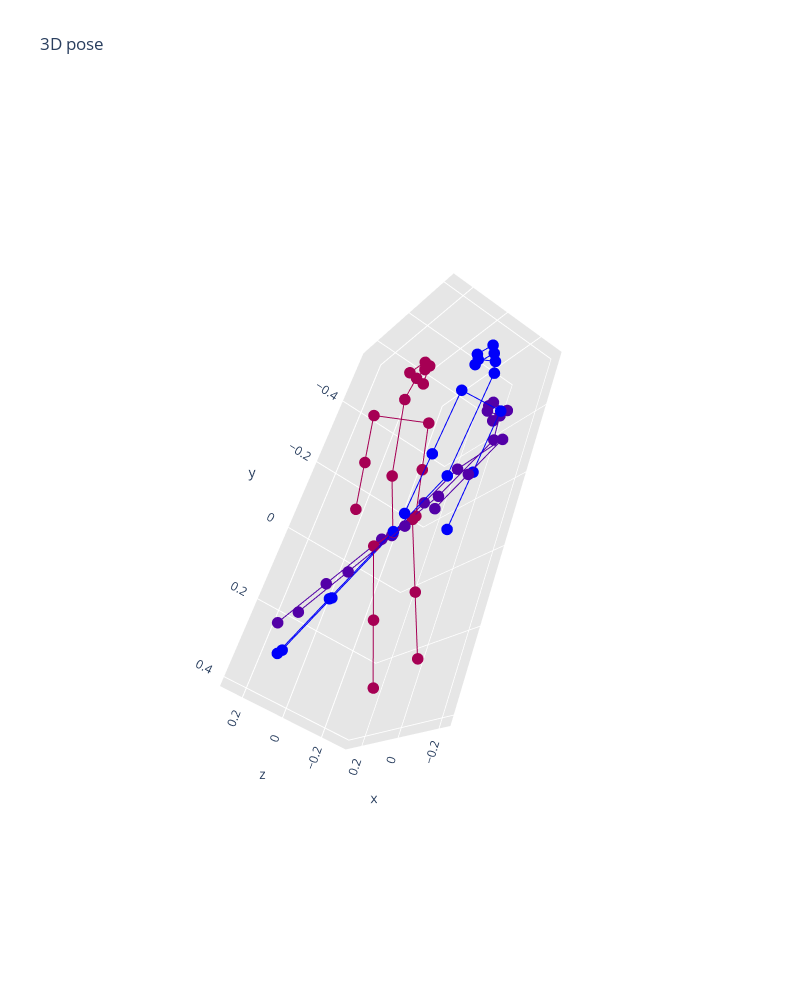

The notebook cell saved with this chart:
### Code cell
go.Figure(vs.plot(preds_1[5::2]))

### Figure 1 — Plotly figure (JSON) as saved in the notebook; plotly's stock layout.template omitted (floating-point values rounded to 4 significant figures)
{"data": [{"line": {"color": "#0000FA", "width": 2}, "marker": {"color": "#0000FA", "size": 4}, "type": "scatter3d", "x": [-0.1471, -0.1991], "y": [-0.4491, -0.4758], "z": [-0.00315, -0.03928]}, {"line": {"color": "#0000FA", "width": 2}, "marker": {"color": "#0000FA", "size": 4}, "type": "scatter3d", "x": [-0.1471, -0.1529], "y": [-0.4491, -0.4761], "z": [-0.00315, 0.007139]}, {"line": {"color": "#0000FA", "width": 2}, "marker": {"color": "#0000FA", "size": 4}, "type": "scatter3d", "x": [-0.1471, -0.1382], "y": [-0.4491, -0.4744], "z": [-0.00315, -0.01519]}, {"line": {"color": "#0000FA", "width": 2}, "marker": {"color": "#0000FA", "size": 4}, "type": "scatter3d", "x": [-0.1529, -0.2217], "y": [-0.4761, -0.4783], "z": [0.007139, -0.004987]}, {"line": {"color": "#0000FA", "width": 2}, "marker": {"color": "#0000FA", "size": 4}, "type": "scatter3d", "x": [-0.1382, -0.1766], "y": [-0.4744, -0.4733], "z": [-0.01519, -0.07357]}, {"line": {"color": "#0000FA", "width": 2}, "marker": {"color": "#0000FA", "size": 4}, "type": "scatter3d", "x": [-0.1991, -0.2264], "y": [-0.4758, -0.4054], "z": [-0.03928, -0.05205]}, {"line": {"color": "#0000FA", "width": 2}, "marker": {"color": "#0000FA", "size": 4}, "type": "scatter3d", "x": [-0.2206, -0.1692], "y": [-0.3117, -0.3601], "z": [0.06467, -0.1829]}, {"line": {"color": "#0000FA", "width": 2}, "marker": {"color": "#0000FA", "size": 4}, "type": "scatter3d", "x": [-0.2206, -0.1509], "y": [-0.3117, -0.158], "z": [0.06467, 0.04909]}, {"line": {"color": "#0000FA", "width": 2}, "marker": {"color": "#0000FA", "size": 4}, "type": "scatter3d", "x": [-0.1509, -0.08724], "y": [-0.158, -0.01745], "z": [0.04909, 0.03484]}, {"line": {"color": "#0000FA", "width": 2}, "marker": {"color": "#0000FA", "size": 4}, "type": "scatter3d", "x": [-0.1692, -0.09953], "y": [-0.3601, -0.2064], "z": [-0.1829, -0.1985]}, {"line": {"color": "#0000FA", "width": 2}, "marker": {"color": "#0000FA", "size": 4}, "type": "scatter3d", "x": [-0.09953, -0.03581], "y": [-0.2064, -0.06587], "z": [-0.1985, -0.2127]}, {"line": {"color": "#0000FA", "width": 2}, "marker": {"color": "#0000FA", "size": 4}, "type": "scatter3d", "x": [-0.2264, -0.1113], "y": [-0.4054, -0.1514], "z": [-0.05205, -0.0778]}, {"line": {"color": "#0000FA", "width": 2}, "marker": {"color": "#0000FA", "size": 4}, "type": "scatter3d", "x": [-0.1113, 0], "y": [-0.1514, 0], "z": [-0.0778, 0]}, {"line": {"color": "#0000FA", "width": 2}, "marker": {"color": "#0000FA", "size": 4}, "type": "scatter3d", "x": [0, -0.05438], "y": [0, 0.02235], "z": [0, 0.03431]}, {"line": {"color": "#0000FA", "width": 2}, "marker": {"color": "#0000FA", "size": 4}, "type": "scatter3d", "x": [-0.05438, 0.07176], "y": [0.02235, 0.194], "z": [0.03431, 0.1225]}, {"line": {"color": "#0000FA", "width": 2}, "marker": {"color": "#0000FA", "size": 4}, "type": "scatter3d", "x": [0.07176, 0.173], "y": [0.194, 0.3317], "z": [0.1225, 0.1933]}, {"line": {"color": "#0000FA", "width": 2}, "marker": {"color": "#0000FA", "size": 4}, "type": "scatter3d", "x": [0, 0.05438], "y": [0, -0.02235], "z": [0, -0.03431]}, {"line": {"color": "#0000FA", "width": 2}, "marker": {"color": "#0000FA", "size": 4}, "type": "scatter3d", "x": [0.05438, 0.1805], "y": [-0.02235, 0.1493], "z": [-0.03431, 0.05388]}, {"line": {"color": "#0000FA", "width": 2}, "marker": {"color": "#0000FA", "size": 4}, "type": "scatter3d", "x": [0.1805, 0.2818], "y": [0.1493, 0.287], "z": [0.05388, 0.1247]}, {"line": {"color": "#5300A7", "width": 2}, "marker": {"color": "#5300A7", "size": 4}, "type": "scatter3d", "x": [-0.01446, -0.0185], "y": [-0.4393, -0.4468], "z": [-0.2316, -0.2998]}, {"line": {"color": "#5300A7", "width": 2}, "marker": {"color": "#5300A7", "size": 4}, "type": "scatter3d", "x": [-0.01446, -0.02807], "y": [-0.4393, -0.4646], "z": [-0.2316, -0.2375]}, {"line": {"color": "#5300A7", "width": 2}, "marker": {"color": "#5300A7", "size": 4}, "type": "scatter3d", "x": [-0.01446, -0.001351], "y": [-0.4393, -0.4645], "z": [-0.2316, -0.2391]}, {"line": {"color": "#5300A7", "width": 2}, "marker": {"color": "#5300A7", "size": 4}, "type": "scatter3d", "x": [-0.02807, -0.05952], "y": [-0.4646, -0.4471], "z": [-0.2375, -0.2974]}, {"line": {"color": "#5300A7", "width": 2}, "marker": {"color": "#5300A7", "size": 4}, "type": "scatter3d", "x": [-0.001351, 0.02252], "y": [-0.4645, -0.4466], "z": [-0.2391, -0.3023]}, {"line": {"color": "#5300A7", "width": 2}, "marker": {"color": "#5300A7", "size": 4}, "type": "scatter3d", "x": [-0.0185, -0.01945], "y": [-0.4468, -0.3707], "z": [-0.2998, -0.3082]}, {"line": {"color": "#5300A7", "width": 2}, "marker": {"color": "#5300A7", "size": 4}, "type": "scatter3d", "x": [-0.1444, 0.1125], "y": [-0.3082, -0.3104], "z": [-0.2542, -0.2708]}, {"line": {"color": "#5300A7", "width": 2}, "marker": {"color": "#5300A7", "size": 4}, "type": "scatter3d", "x": [-0.1444, -0.1367], "y": [-0.3082, -0.1724], "z": [-0.2542, -0.153]}, {"line": {"color": "#5300A7", "width": 2}, "marker": {"color": "#5300A7", "size": 4}, "type": "scatter3d", "x": [-0.1367, -0.1297], "y": [-0.1724, -0.04834], "z": [-0.153, -0.0605]}, {"line": {"color": "#5300A7", "width": 2}, "marker": {"color": "#5300A7", "size": 4}, "type": "scatter3d", "x": [0.1125, 0.1202], "y": [-0.3104, -0.1746], "z": [-0.2708, -0.1696]}, {"line": {"color": "#5300A7", "width": 2}, "marker": {"color": "#5300A7", "size": 4}, "type": "scatter3d", "x": [0.1202, 0.1272], "y": [-0.1746, -0.05055], "z": [-0.1696, -0.07708]}, {"line": {"color": "#5300A7", "width": 2}, "marker": {"color": "#5300A7", "size": 4}, "type": "scatter3d", "x": [-0.01945, -0.006731], "y": [-0.3707, -0.1464], "z": [-0.3082, -0.141]}, {"line": {"color": "#5300A7", "width": 2}, "marker": {"color": "#5300A7", "size": 4}, "type": "scatter3d", "x": [-0.006731, 0], "y": [-0.1464, 0], "z": [-0.141, 0]}, {"line": {"color": "#5300A7", "width": 2}, "marker": {"color": "#5300A7", "size": 4}, "type": "scatter3d", "x": [0, -0.06803], "y": [0, 0.001132], "z": [0, 0.002072]}, {"line": {"color": "#5300A7", "width": 2}, "marker": {"color": "#5300A7", "size": 4}, "type": "scatter3d", "x": [-0.06803, -0.0604], "y": [0.001132, 0.167], "z": [0.002072, 0.1619]}, {"line": {"color": "#5300A7", "width": 2}, "marker": {"color": "#5300A7", "size": 4}, "type": "scatter3d", "x": [-0.0604, -0.05428], "y": [0.167, 0.3002], "z": [0.1619, 0.2902]}, {"line": {"color": "#5300A7", "width": 2}, "marker": {"color": "#5300A7", "size": 4}, "type": "scatter3d", "x": [0, 0.06803], "y": [0, -0.001132], "z": [0, -0.002072]}, {"line": {"color": "#5300A7", "width": 2}, "marker": {"color": "#5300A7", "size": 4}, "type": "scatter3d", "x": [0.06803, 0.07566], "y": [-0.001132, 0.1648], "z": [-0.002072, 0.1578]}, {"line": {"color": "#5300A7", "width": 2}, "marker": {"color": "#5300A7", "size": 4}, "type": "scatter3d", "x": [0.07566, 0.08178], "y": [0.1648, 0.2979], "z": [0.1578, 0.2861]}, {"line": {"color": "#A60054", "width": 2}, "marker": {"color": "#A60054", "size": 4}, "type": "scatter3d", "x": [0.1011, 0.1685], "y": [-0.5125, -0.5166], "z": [0.07625, 0.06327]}, {"line": {"color": "#A60054", "width": 2}, "marker": {"color": "#A60054", "size": 4}, "type": "scatter3d", "x": [0.1011, 0.1057], "y": [-0.5125, -0.5345], "z": [0.07625, 0.05733]}, {"line": {"color": "#A60054", "width": 2}, "marker": {"color": "#A60054", "size": 4}, "type": "scatter3d", "x": [0.1011, 0.1104], "y": [-0.5125, -0.5395], "z": [0.07625, 0.08321]}, {"line": {"color": "#A60054", "width": 2}, "marker": {"color": "#A60054", "size": 4}, "type": "scatter3d", "x": [0.1057, 0.1613], "y": [-0.5345, -0.5089], "z": [0.05733, 0.02353]}, {"line": {"color": "#A60054", "width": 2}, "marker": {"color": "#A60054", "size": 4}, "type": "scatter3d", "x": [0.1104, 0.1757], "y": [-0.5395, -0.5242], "z": [0.08321, 0.103]}, {"line": {"color": "#A60054", "width": 2}, "marker": {"color": "#A60054", "size": 4}, "type": "scatter3d", "x": [0.1685, 0.1756], "y": [-0.5166, -0.4414], "z": [0.06327, 0.07645]}, {"line": {"color": "#A60054", "width": 2}, "marker": {"color": "#A60054", "size": 4}, "type": "scatter3d", "x": [0.1279, 0.1769], "y": [-0.3916, -0.346], "z": [-0.05659, 0.192]}, {"line": {"color": "#A60054", "width": 2}, "marker": {"color": "#A60054", "size": 4}, "type": "scatter3d", "x": [0.1279, 0.07682], "y": [-0.3916, -0.2312], "z": [-0.05659, -0.07594]}, {"line": {"color": "#A60054", "width": 2}, "marker": {"color": "#A60054", "size": 4}, "type": "scatter3d", "x": [0.07682, 0.03008], "y": [-0.2312, -0.08457], "z": [-0.07594, -0.09364]}, {"line": {"color": "#A60054", "width": 2}, "marker": {"color": "#A60054", "size": 4}, "type": "scatter3d", "x": [0.1769, 0.1258], "y": [-0.346, -0.1856], "z": [0.192, 0.1726]}, {"line": {"color": "#A60054", "width": 2}, "marker": {"color": "#A60054", "size": 4}, "type": "scatter3d", "x": [0.1258, 0.07909], "y": [-0.1856, -0.03897], "z": [0.1726, 0.1549]}, {"line": {"color": "#A60054", "width": 2}, "marker": {"color": "#A60054", "size": 4}, "type": "scatter3d", "x": [0.1756, 0.09109], "y": [-0.4414, -0.1763], "z": [0.07645, 0.04447]}, {"line": {"color": "#A60054", "width": 2}, "marker": {"color": "#A60054", "size": 4}, "type": "scatter3d", "x": [0.09109, 0], "y": [-0.1763, 0], "z": [0.04447, 0]}, {"line": {"color": "#A60054", "width": 2}, "marker": {"color": "#A60054", "size": 4}, "type": "scatter3d", "x": [0, -0.04899], "y": [0, -0.03367], "z": [0, -0.03317]}, {"line": {"color": "#A60054", "width": 2}, "marker": {"color": "#A60054", "size": 4}, "type": "scatter3d", "x": [-0.04899, -0.1522], "y": [-0.03367, 0.1662], "z": [-0.03317, -0.08357]}, {"line": {"color": "#A60054", "width": 2}, "marker": {"color": "#A60054", "size": 4}, "type": "scatter3d", "x": [-0.1522, -0.2351], "y": [0.1662, 0.3266], "z": [-0.08357, -0.124]}, {"line": {"color": "#A60054", "width": 2}, "marker": {"color": "#A60054", "size": 4}, "type": "scatter3d", "x": [0, 0.04899], "y": [0, 0.03367], "z": [0, 0.03317]}, {"line": {"color": "#A60054", "width": 2}, "marker": {"color": "#A60054", "size": 4}, "type": "scatter3d", "x": [0.04899, -0.05426], "y": [0.03367, 0.2335], "z": [0.03317, -0.01724]}, {"line": {"color": "#A60054", "width": 2}, "marker": {"color": "#A60054", "size": 4}, "type": "scatter3d", "x": [-0.05426, -0.1371], "y": [0.2335, 0.3939], "z": [-0.01724, -0.05769]}], "layout": {"autosize": true, "height": 1000, "scene": {"aspectmode": "manual", "aspectratio": {"x": 0.412, "y": 0.9334, "z": 0.316}, "camera": {"eye": {"x": -1.743, "y": 1.071, "z": 0.71}, "up": {"x": 0, "y": 0, "z": 0}}, "xaxis": {"backgroundcolor": "rgb(230, 230,230)", "gridcolor": "rgb(255, 255, 255)", "showbackground": true, "zerolinecolor": "rgb(255, 255, 255)"}, "yaxis": {"backgroundcolor": "rgb(230, 230,230)", "gridcolor": "rgb(255, 255, 255)", "showbackground": true, "zerolinecolor": "rgb(255, 255, 255)"}, "zaxis": {"backgroundcolor": "rgb(230, 230,230)", "gridcolor": "rgb(255, 255, 255)", "showbackground": true, "zerolinecolor": "rgb(255, 255, 255)"}}, "showlegend": false, "title": {"text": "3D pose"}, "width": 800}}
